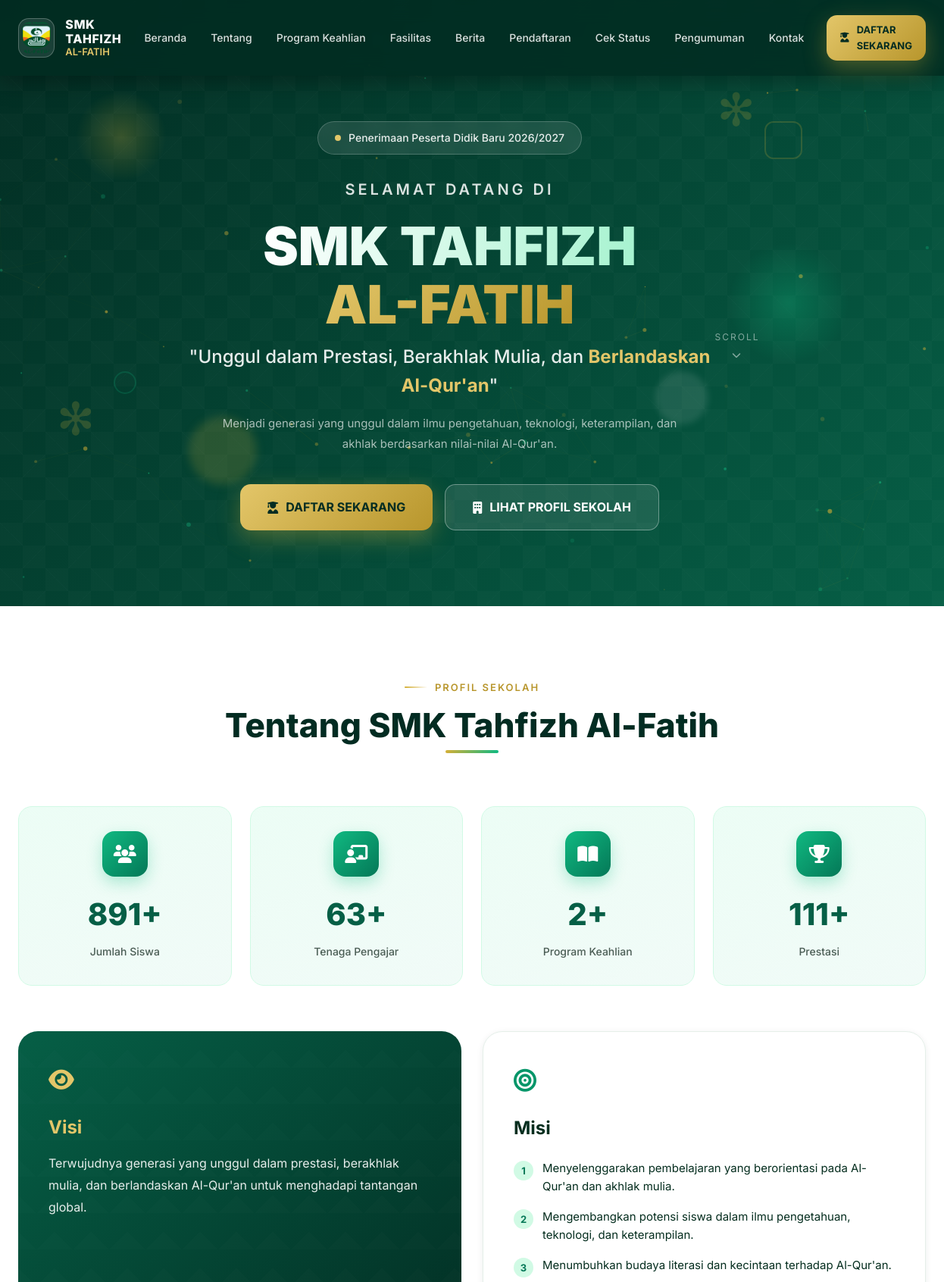
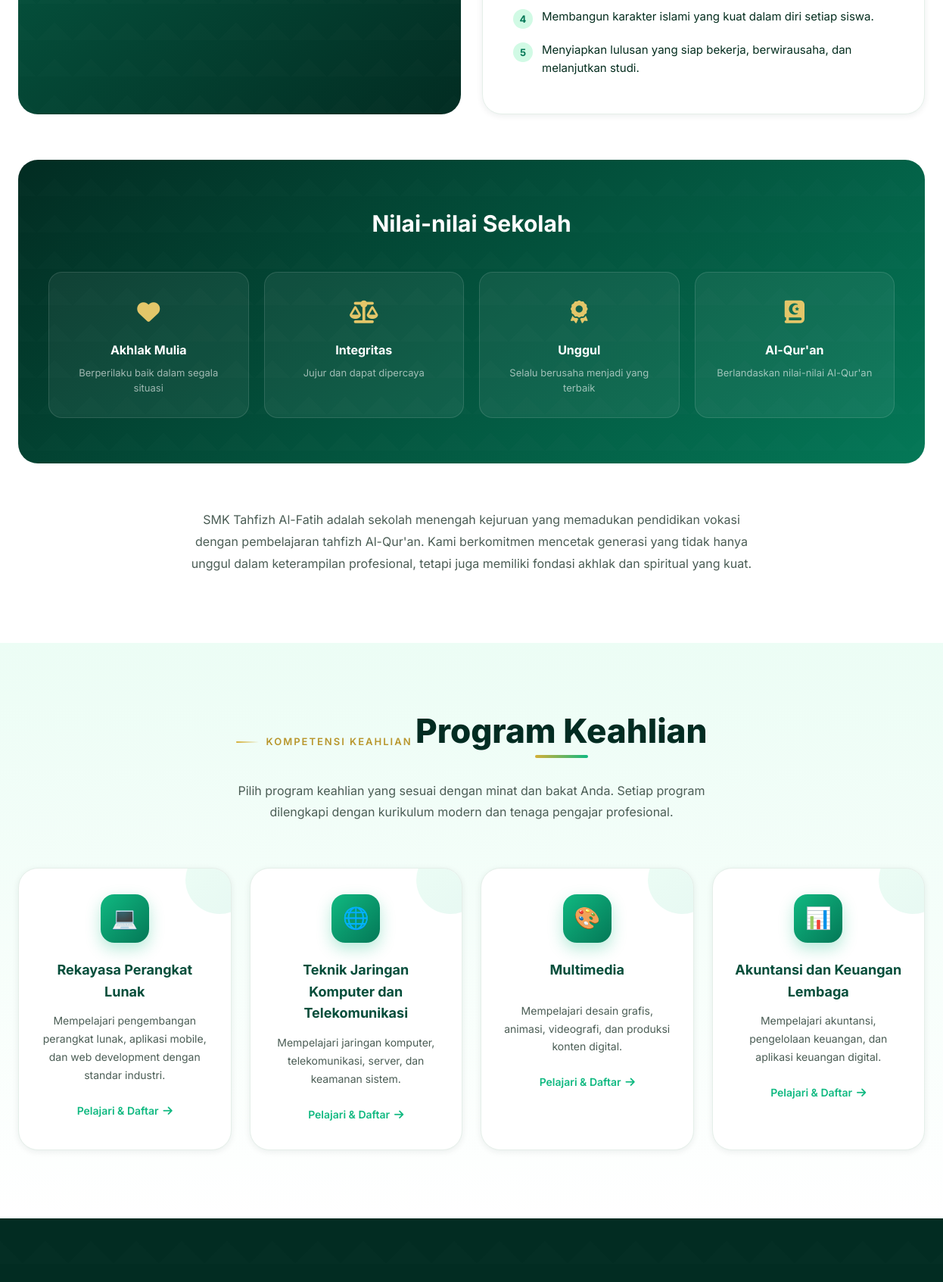
The page / (upper part) on the database its author committed (2 pictures, top to bottom).
### tables this page shows
CREATE TABLE IF NOT EXISTS program_keahlian (
  id INT AUTO_INCREMENT PRIMARY KEY,
  nama VARCHAR(150) NOT NULL,
  deskripsi TEXT,
  icon VARCHAR(10) DEFAULT '🎓',
  gambar VARCHAR(255),
  created_at TIMESTAMP DEFAULT CURRENT_TIMESTAMP
);

### includes/functions.php (called while the page is built, shortened)
<?php
function e($value) {
    return htmlspecialchars($value ?? '', ENT_QUOTES, 'UTF-8');
}

### index.php (the view, shortened to what this page needs)
<?php
require_once __DIR__ . '/includes/functions.php';
$pdo = db();
$programs = $pdo->query("SELECT * FROM program_keahlian ORDER BY id")->fetchAll();
require_once __DIR__ . '/includes/header.php';
?>
<section class="hero">
    <canvas id="heroCanvas"></canvas>
    <div class="hero-shape hero-shape-1"></div>
    <div class="hero-shape hero-shape-2"></div>
    <div class="hero-shape hero-shape-3"></div>
    <div class="hero-shape hero-shape-4"></div>
    <div class="hero-geo hero-geo-1">&#10043;</div>
    <div class="hero-geo hero-geo-2">&#10043;</div>
    <div class="hero-float-shape" style="top:20%;right:15%;width:50px;height:50px;border:2px solid rgba(212,175,55,0.2);border-radius:12px;animation:spinSlow 25s linear infinite;"></div>
    <div class="hero-float-shape" style="bottom:35%;left:12%;width:30px;height:30px;border:2px solid rgba(16,185,129,0.2);border-radius:50%;animation:floatDiag 8s ease-in-out infinite;"></div>
    <div class="hero-content">
        <div class="hero-badge"><span class="dot"></span> Penerimaan Peserta Didik Baru 2026/2027</div>
        <p class="hero-eyebrow">Selamat Datang di</p>
        <h1 class="hero-title">
            <span class="white">SMK TAHFIZH</span><br>
            <span class="gold">AL-FATIH</span>
        </h1>
        <p class="hero-subtitle">"Unggul dalam Prestasi, Berakhlak Mulia, dan <span class="gold-text">Berlandaskan Al-Qur'an</span>"</p>
        <p class="hero-desc">Menjadi generasi yang unggul dalam ilmu pengetahuan, teknologi, keterampilan, dan akhlak berdasarkan nilai-nilai Al-Qur'an.</p>
        <div class="hero-actions">
            <a href="<?php echo SITE_URL; ?>pendaftaran.php" class="btn btn-gold btn-lg glow-gold"><i class="fas fa-user-graduate"></i> DAFTAR SEKARANG</a>
            <a href="#tentang" class="btn btn-ghost btn-lg"><i class="fas fa-building"></i> LIHAT PROFIL SEKOLAH</a>
        </div>
    </div>
    <a href="#tentang" class="hero-scroll">Scroll <i class="fas fa-chevron-down"></i></a>
</section>
<section class="section" id="tentang">
    <div class="container">
        <div class="text-center" style="max-width:700px;margin:0 auto 60px;">
            <span class="section-label">Profil Sekolah</span>
            <h2 class="section-title">Tentang SMK Tahfizh Al-Fatih</h2>
        </div>
        <div class="stats-grid stagger">
            <div class="stat-card reveal-scale">
                <div class="stat-icon"><i class="fas fa-users"></i></div>
                <div class="stat-value count-up" data-target="1200" data-suffix="+">0</div>
                <div class="stat-label">Jumlah Siswa</div>
            </div>
            <div class="stat-card reveal-scale">
                <div class="stat-icon"><i class="fas fa-chalkboard-teacher"></i></div>
                <div class="stat-value count-up" data-target="85" data-suffix="+">0</div>
                <div class="stat-label">Tenaga Pengajar</div>
            </div>
            <div class="stat-card reveal-scale">
                <div class="stat-icon"><i class="fas fa-book-open"></i></div>
                <div class="stat-value count-up" data-target="<?php echo count($programs); ?>" data-suffix="+">0</div>
                <div class="stat-label">Program Keahlian</div>
            </div>
            <div class="stat-card reveal-scale">
                <div class="stat-icon"><i class="fas fa-trophy"></i></div>
                <div class="stat-value count-up" data-target="150" data-suffix="+">0</div>
                <div class="stat-label">Prestasi</div>
            </div>
        </div>
        <div class="visi-misi-grid">
            <div class="vm-card dark reveal-left">
                <div class="vm-icon"><i class="fas fa-eye"></i></div>
                <h3>Visi</h3>
                <p>Terwujudnya generasi yang unggul dalam prestasi, berakhlak mulia, dan berlandaskan Al-Qur'an untuk menghadapi tantangan global.</p>
            </div>
            <div class="vm-card light reveal-right">
                <div class="vm-icon"><i class="fas fa-bullseye"></i></div>
                <h3>Misi</h3>
                <ul class="misi-list">
                    <li><span class="misi-num">1</span> Menyelenggarakan pembelajaran yang berorientasi pada Al-Qur'an dan akhlak mulia.</li>
                    <li><span class="misi-num">2</span> Mengembangkan potensi siswa dalam ilmu pengetahuan, teknologi, dan keterampilan.</li>
                    <li><span class="misi-num">3</span> Menumbuhkan budaya literasi dan kecintaan terhadap Al-Qur'an.</li>
                    <li><span class="misi-num">4</span> Membangun karakter islami yang kuat dalam diri setiap siswa.</li>
                    <li><span class="misi-num">5</span> Menyiapkan lulusan yang siap bekerja, berwirausaha, dan melanjutkan studi.</li>
                </ul>
            </div>
        </div>
        <div class="values-band reveal-scale">
            <h3>Nilai-nilai Sekolah</h3>
            <div class="values-grid stagger">
                <div class="value-card tilt-card">
                    <div class="value-icon"><i class="fas fa-heart"></i></div>
                    <h4>Akhlak Mulia</h4>
                    <p>Berperilaku baik dalam segala situasi</p>
                </div>
                <div class="value-card tilt-card">
                    <div class="value-icon"><i class="fas fa-scale-balanced"></i></div>
                    <h4>Integritas</h4>
                    <p>Jujur dan dapat dipercaya</p>
                </div>
                <div class="value-card tilt-card">
                    <div class="value-icon"><i class="fas fa-award"></i></div>
                    <h4>Unggul</h4>
                    <p>Selalu berusaha menjadi yang terbaik</p>
                </div>
                <div class="value-card tilt-card">
                    <div class="value-icon"><i class="fas fa-book-quran"></i></div>
                    <h4>Al-Qur'an</h4>
                    <p>Berlandaskan nilai-nilai Al-Qur'an</p>
                </div>
            </div>
        </div>
        <div class="reveal" style="max-width:760px;margin:60px auto 0;text-align:center;">
            <p style="color:var(--text-gray);font-size:16px;line-height:1.8;">SMK Tahfizh Al-Fatih adalah sekolah menengah kejuruan yang memadukan pendidikan vokasi dengan pembelajaran tahfizh Al-Qur'an. Kami berkomitmen mencetak generasi yang tidak hanya unggul dalam keterampilan profesional, tetapi juga memiliki fondasi akhlak dan spiritual yang kuat.</p>
        </div>
    </div>
</section>
<section class="section section-alt" id="program">
    <div class="container">
        <div class="text-center" style="max-width:700px;margin:0 auto 60px;">
            <span class="section-label">Kompetensi Keahlian</span>
            <h2 class="section-title">Program Keahlian</h2>
            <p class="section-subtitle" style="margin:20px auto 0;">Pilih program keahlian yang sesuai dengan minat dan bakat Anda. Setiap program dilengkapi dengan kurikulum modern dan tenaga pengajar profesional.</p>
        </div>
        <div class="program-grid stagger">
            <?php foreach ($programs as $i => $p): ?>
                <a href="<?php echo SITE_URL; ?>pendaftaran.php" class="program-card reveal">
                    <div class="program-icon"><?php echo e($p['icon'] ?: '🎓'); ?></div>
                    <h3><?php echo e($p['nama']); ?></h3>
                    <p><?php echo e($p['deskripsi']); ?></p>
                    <span class="program-link">Pelajari & Daftar <i class="fas fa-arrow-right"></i></span>
                </a>
            <?php endforeach; ?>
        </div>
    </div>
</section>
<section class="section section-dark" id="fasilitas">
</section>
<?php require_once __DIR__ . '/includes/footer.php'; ?>

### assets/css/pages.css (style rules this page uses)
body { opacity: 0; animation: pageInFade 0.6s ease 0.1s forwards; }
.reveal { opacity: 0; transform: translateY(30px); transition: opacity 0.8s ease, transform 0.8s ease; }
.reveal.active { opacity: 1; transform: translateY(0); }

### rows shown on the page
program_keahlian: icon "💻", nama "Rekayasa Perangkat Lunak", deskripsi "Mempelajari pengembangan perangkat lunak, aplikasi mobile, dan web development dengan standar industri."
program_keahlian: icon "🌐", nama "Teknik Jaringan Komputer dan Telekomunikasi", deskripsi "Mempelajari jaringan komputer, telekomunikasi, server, dan keamanan sistem."
program_keahlian: icon "🎨", nama "Multimedia", deskripsi "Mempelajari desain grafis, animasi, videografi, dan produksi konten digital."
program_keahlian: icon "📊", nama "Akuntansi dan Keuangan Lembaga", deskripsi "Mempelajari akuntansi, pengelolaan keuangan, dan aplikasi keuangan digital."

### other values the page prints
$item['label'] "Beranda"
$item['label'] "Tentang"
$item['label'] "Program Keahlian"
$item['label'] "Fasilitas"
$item['label'] "Berita"
$item['label'] "Pendaftaran"
$item['label'] "Cek Status"
$item['label'] "Pengumuman"
$item['label'] "Kontak"
